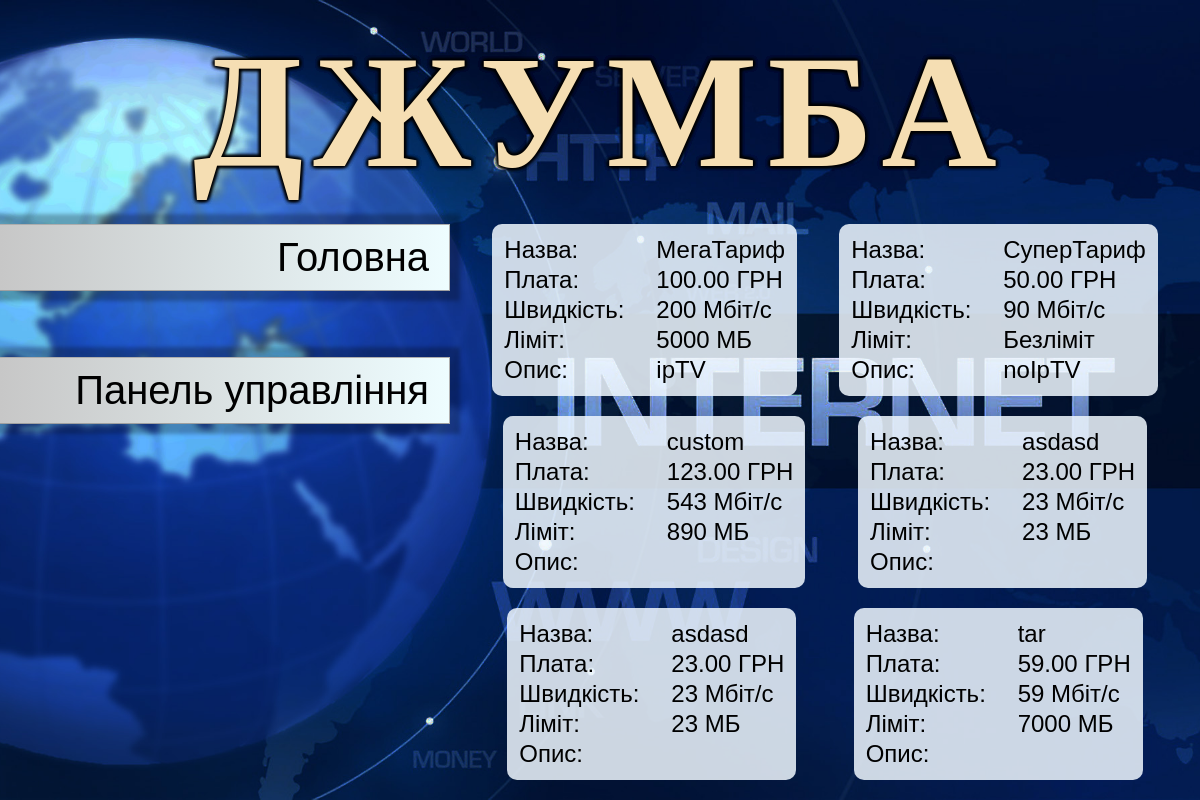
Page /tariffs on the earlier database version.
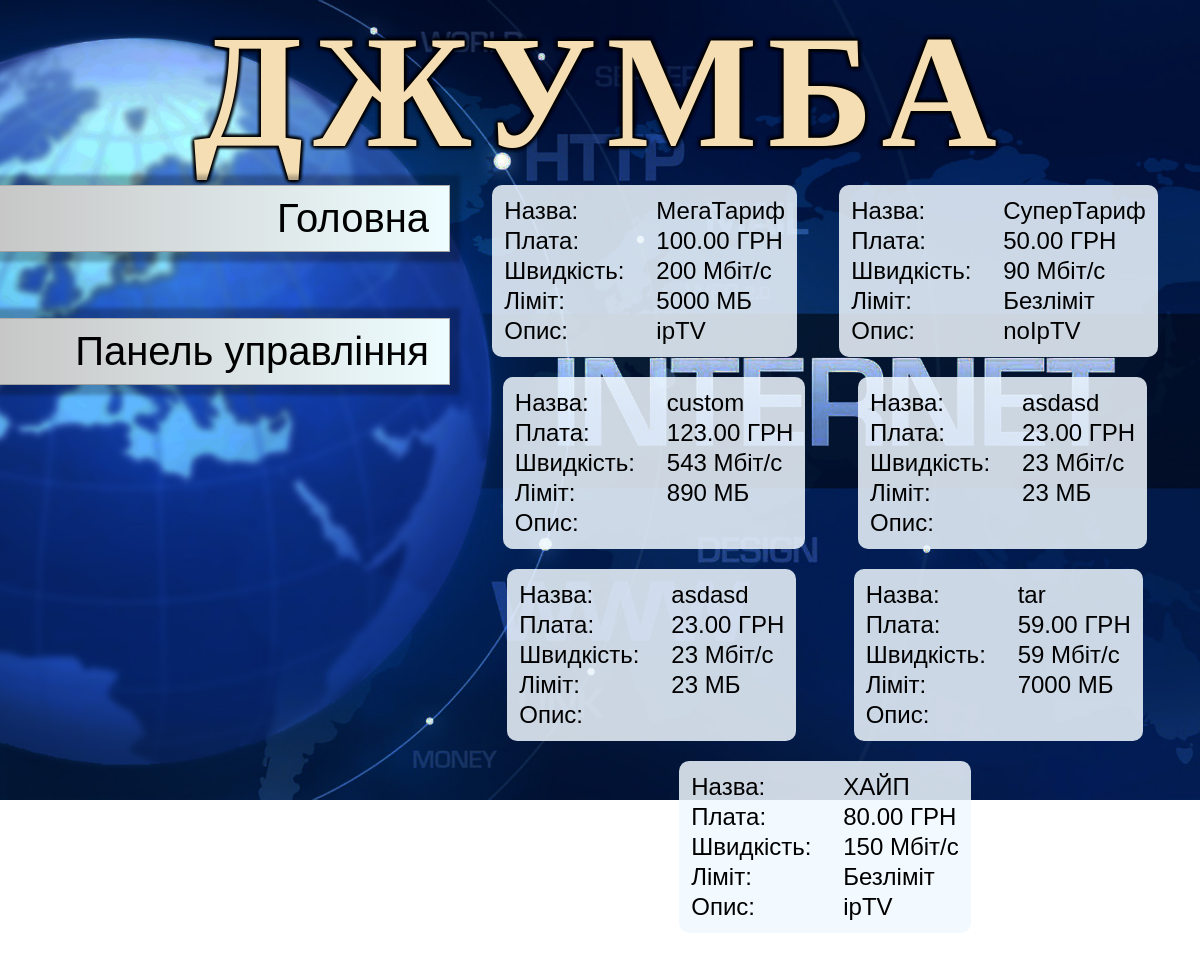
Same page on the later database version.
### main/models.py (models this page shows, shortened)
class Tariff(models.Model):
    id = models.AutoField(primary_key=True)
    name = models.CharField(max_length=50)
    price = models.DecimalField(max_digits=5, decimal_places=2)
    speed = models.IntegerField()
    limit = models.BigIntegerField()
    description = models.CharField(max_length=100, default='')
    active = models.BooleanField(default=True)

### main/views.py (the view)
# urls.py: path('tariffs', views.tariffs),
def tariffs(request):
    tariffs = Tariff.objects.filter(active=True)
    return render(request, 'main/tariffs.html', {'tariffs': tariffs})

### main/templates/main/tariffs.html (shortened to what this page needs)
<!DOCTYPE html>
{% load static %}
<html lang="en">
  <head>
    <link rel="stylesheet" href="{% static 'main/global.css' %}" />
    <link rel="stylesheet" href="{% static 'main/index.css' %}" />
  </head>
  <body>
    <div class="container">
      <div class="header">
        <p>ДЖУМБА</p>
      </div>
      <div class="content">
        <div class="controls">
          <button onclick="location.href='/'">Головна</button>
          <button onclick="location.href='/dashboard'">
            Панель управління
          </button>
        </div>
        <div class="tariffs">
          {% for tariff in tariffs %}
          <div class="tariff">
            <table style="width: 100%">
              <col width="150" />
              <tr>
                <td>Назва:</td>
                <td>{{tariff.name}}</td>
              </tr>
              <tr>
                <td>Плата:</td>
                <td>{{tariff.price}} ГРН</td>
              </tr>
              <tr>
                <td>Швидкiсть:</td>
                <td>{{tariff.speed}} Мбіт/с</td>
              </tr>
              <tr>
                <td>Лiмiт:</td>
                <td>
                  {% if tariff.limit >= 9999999 %} Безліміт {% else %}
                  {{tariff.limit}} МБ {% endif %}
                </td>
              </tr>
              <tr>
                <td>Опис:</td>
                <td>{{tariff.description}}</td>
              </tr>
            </table>
          </div>
          {% endfor %}
        </div>
      </div>
    </div>
  </body>
</html>

Differences in the rows shown:
added Tariff: name "ХАЙП", price "80.00", speed "150", limit "Безліміт", description "ipTV"
